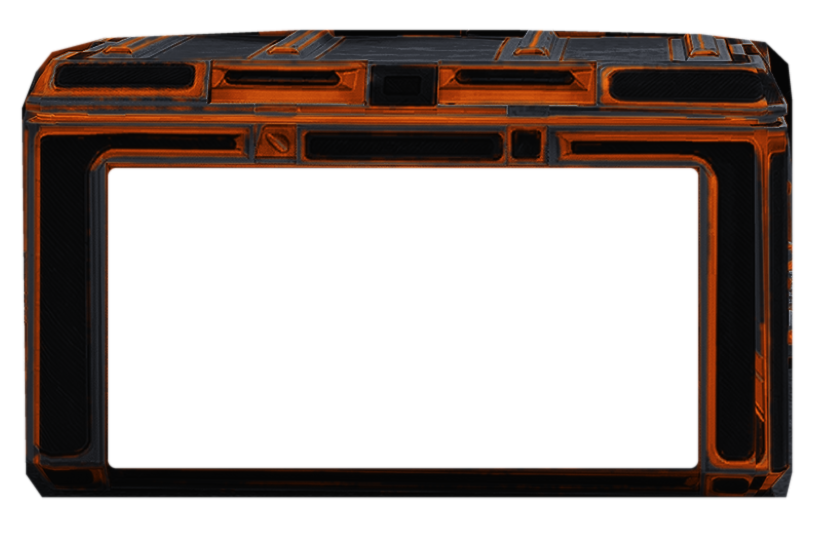
#> input picture bmrp-top3/src/chest-boomer.png, 820 x 560 px, given in place of ref-sikatti.png, which was not available
$ python build_chests.py
#> lines starting #> are read from the running program, lines starting #| are printed output that depends on the picture; pictures that were not available may be replaced by others from this repository, and a replacement may not be noted
# Iseca kovceg sa reference, prebojava ga po temi i pravi rupu za prednji panel.
import numpy as np
from PIL import Image,ImageDraw,ImageFilter
SRC=Image.open('ref-sikatti.png').convert('RGB').crop((640,1320,1460,1880))
#> SRC: PIL image 820x560 RGB; every value is 0
W,H=SRC.size
#> W = 820; H = 560
POLY=[(36,72),(52,52),(105,38),(300,30),(520,30),(700,34),(765,42),(788,64),(792,100),(792,472),(786,497),(42,497),(26,474),(22,108)]
PANEL=(108,168,698,468)
def mask(poly,hole=None,S=4):
    m=Image.new('L',(W*S,H*S),0);d=ImageDraw.Draw(m)
    d.polygon([(x*S,y*S) for x,y in poly],fill=255)
    if hole: d.rounded_rectangle([v*S for v in hole],radius=8*S,fill=0)
    return m.resize((W,H),Image.LANCZOS).filter(ImageFilter.GaussianBlur(.7))
def hexc(h):h=h.lstrip('#');return np.array([int(h[i:i+2],16) for i in (0,2,4)],float)
def gmap(L,stops):
    xs=np.array([s[0] for s in stops]);cs=np.array([hexc(s[1]) for s in stops])
    return np.stack([np.interp(L,xs,cs[:,i]) for i in range(3)],-1)
THEMES={
 'boomer': ([(0,'#050505'),(.45,'#17181b'),(.8,'#34373e'),(1,'#7c818c')],[(0,'#140600'),(.45,'#a8380a'),(.75,'#ff7a18'),(1,'#ffe0b0')]),
 'titan':  ([(0,'#04060a'),(.45,'#1a2230'),(.8,'#4a5a72'),(1,'#b8c6da')],[(0,'#020812'),(.45,'#1d5fb8'),(.75,'#5fb0ff'),(1,'#e6f3ff')]),
 'status': ([(0,'#06020c'),(.45,'#2a0f4d'),(.8,'#5a2a99'),(1,'#c9a6ff')],[(0,'#120800'),(.45,'#9a6512'),(.75,'#f2c14e'),(1,'#fff3cf')]),
 'nemacka':([(0,'#040404'),(.45,'#141414'),(.8,'#2c2c2e'),(1,'#6a6a6e')],[(0,'#160002'),(.4,'#a80d14'),(.7,'#ff2a2a'),(.9,'#ffce00'),(1,'#fff3b0')]),
 'klasika':([(0,'#020806'),(.45,'#0c3a2e'),(.8,'#1f7a60'),(1,'#a8e6d2')],[(0,'#120800'),(.45,'#9a6512'),(.75,'#e7c27a'),(1,'#fff6dc')]),
}
a=np.asarray(SRC,float)/255
#> a: shape (560, 820, 3) float64; every value is 0
L=(a*[.299,.587,.114]).sum(-1)
#> L: shape (560, 820) float64; every value is 0
mx,mn=a.max(-1),a.min(-1);S=(mx-mn)/(mx+1e-4)
warm=(a[...,0]>=a[...,2]+.04)&(a[...,0]>=a[...,1]-.02)
#> warm: shape (560, 820) bool; every value is 0
sat=np.clip((S-.28)/.17,0,1)*warm
sat=np.asarray(Image.fromarray((sat*255).astype('uint8')).filter(ImageFilter.GaussianBlur(1.2)),float)/255
alpha=mask(POLY,PANEL)
#> in mask, `m = Image.new('L', (W * S, H * S), 0)`: m: PIL image 3280x2240 L; every value is 0
#> in mask, `return m.resize((W,H),Image.LANCZOS).filter(ImageFilter.GaussianBlur(...`:
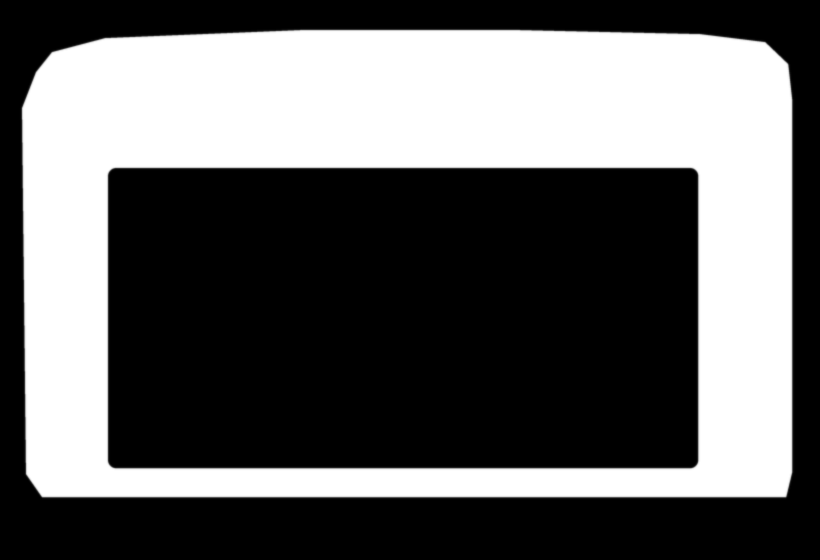
#> returned value: PIL image 820x560 L; min 0, max 255, mean 98.3
import sys
for k,(body,acc) in THEMES.items():
    out=gmap(L,body)*(1-sat[...,None])+gmap(L,acc)*sat[...,None]
    im=Image.fromarray(np.clip(out,0,255).astype('uint8'));im.putalpha(alpha)
    im.save(f'chest-{k}.png')
#> this loop made 5 passes
#> pass 1, `im.save(f'chest-{k}.png')`:
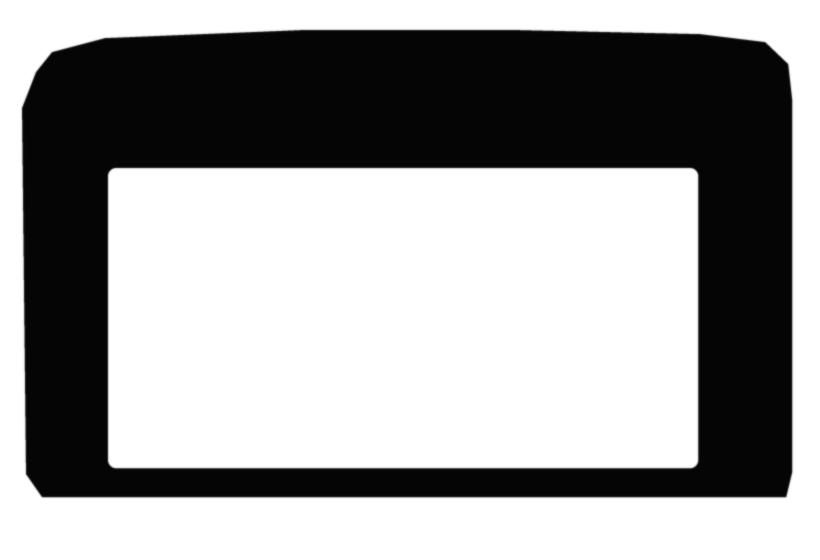
#> saved as chest-boomer.png: PIL image 820x560 RGBA; mean R, G, B, A 5, 5, 5, 98.3; transparent parts drawn white
#> pass 2, `out=gmap(L,body)*(1-sat[...,None])+gmap(L,acc)*sat[...,None]`:
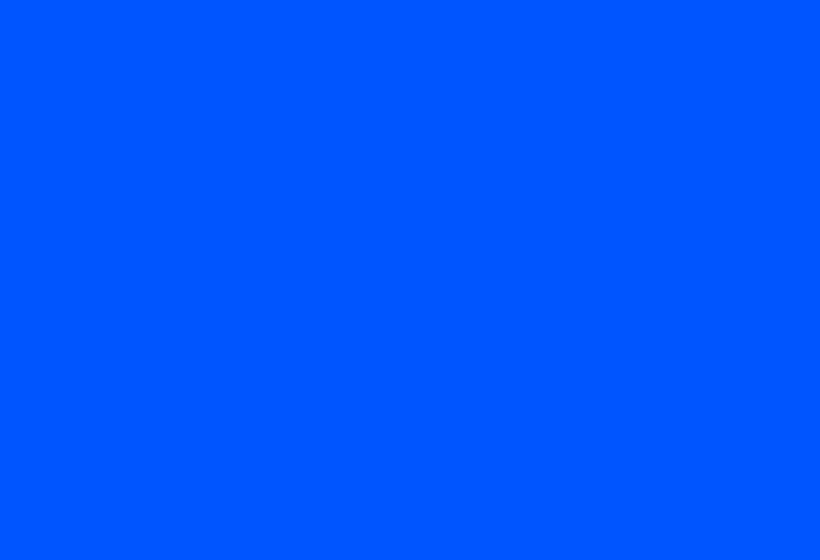
#> out: shape (560, 820, 3) float64; mean of channels 0, 1, 2 4, 6, 10; drawn with min black and max white
#> after the loop:
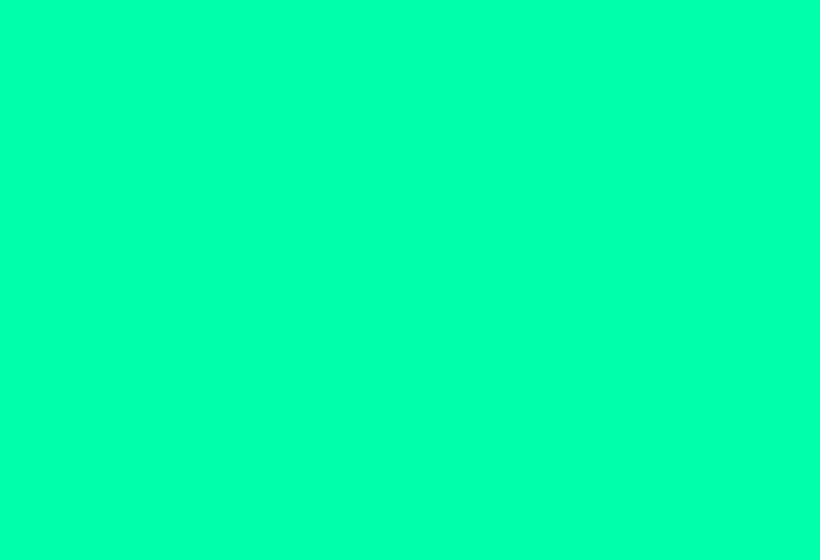
#> out: shape (560, 820, 3) float64; mean of channels 0, 1, 2 2, 8, 6; drawn with min black and max white
print('panel',PANEL,'size',W,H)
#| panel (108, 168, 698, 468) size 820 560
